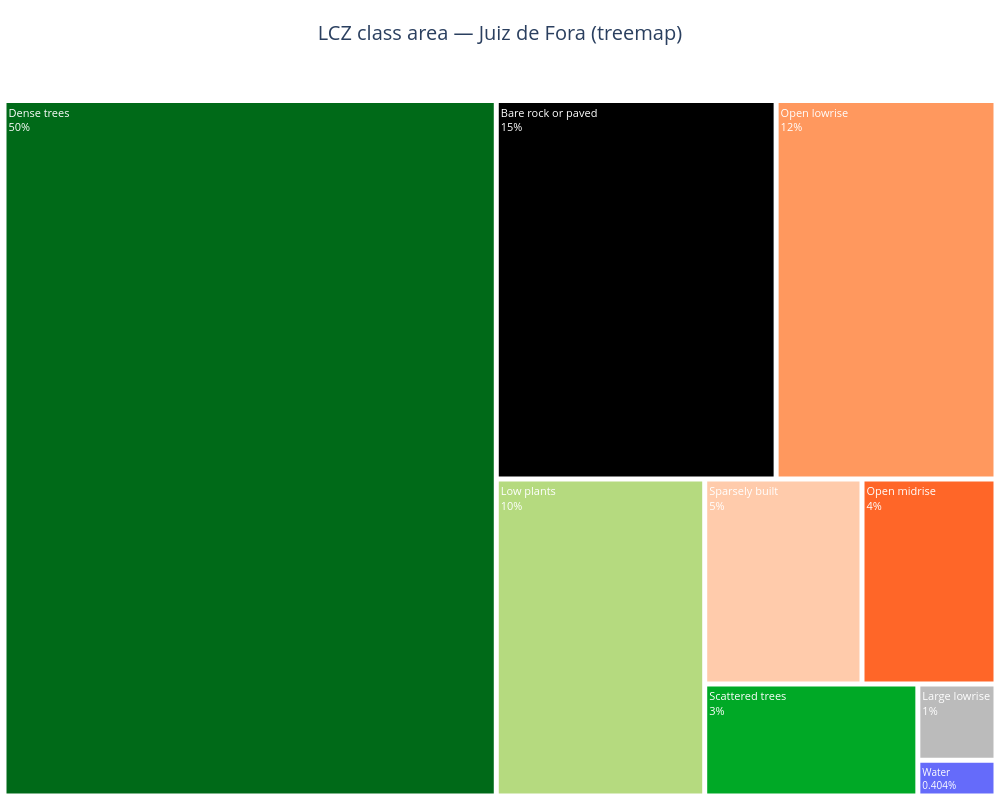

This figure's notebook cell:
### Markdown cell above
### Treemap — best for showing hierarchy and relative area with nested detail

A treemap encodes area share as rectangle size (like a donut) but also naturally supports grouping classes into a parent/child hierarchy (e.g. "Built" and "Natural" as parent groups, individual LCZ classes nested inside). It is the preferable choice when you want both the whole-to-part story *and* a compact, information-dense layout that also legibly shows every class's exact label and value in the same figure — useful in a written report where a full page is available but you don't want a wall of bars.

### Code cell
area_treemap = lcz_cal_area(map_path, plot_type="treemap",
                            title="LCZ class area — Juiz de Fora (treemap)")
area_treemap.fig.show()

### Figure 1 — Plotly figure (JSON) as saved in the notebook; plotly's stock layout.template omitted (floating-point values rounded to 4 significant figures)
{"data": [{"branchvalues": "total", "hovertemplate": "<b>%{label}</b><br>Area: %{value:.2f} km²<br>%{percentEntry}<extra></extra>", "labels": ["Open midrise", "Open lowrise", "Large lowrise", "Sparsely built", "Dense trees", "Scattered trees", "Low plants", "Bare rock or paved", "Water"], "marker": {"colors": ["#FF6628", "#FF985E", "#BBBBBB", "#FFCBAB", "#006A18", "#00A926", "#B5DA7F", "#000000", "#656BFA"], "line": {"color": "white", "width": 2}}, "parents": ["", "", "", "", "", "", "", "", ""], "textfont": {"color": "white", "size": 11}, "textinfo": "label+percent entry", "type": "treemap", "values": [0.69, 2.09, 0.15, 0.81, 8.6, 0.6, 1.66, 2.66, 0.07]}], "layout": {"height": 800, "margin": {"b": 0, "l": 0, "r": 0, "t": 80}, "title": {"font": {"size": 20}, "text": "LCZ class area — Juiz de Fora (treemap)", "x": 0.5, "xanchor": "center"}, "width": 1000}}
